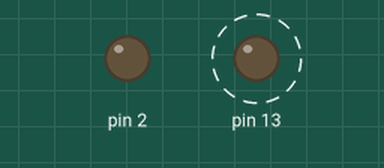
Recording of a sketch running on a simulated Arduino Uno, built with avr-gcc and run on an emulated ATmega328P. Shown: output pins drawn as LEDs (lit = HIGH). Dashed ring = blinking.

Above: at 0.5 s.
Timing chart, 0 to 4.6 s (numbered marks = the images above):
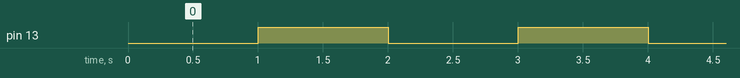

Measured:
- by itself, pin 13: alternates HIGH for 1.0 s and LOW for 1.0 s

The sketch:

main.ino
```cpp
#include <Arduino.h>

void setup() {
	pinMode(13, OUTPUT);
}

void loop() {
  digitalWrite(13, LOW);
  delay(1000);
  digitalWrite(13, HIGH);
  delay(1000);
}
```

main.cpp
```cpp
#include <Arduino.h>
#include <Led.h>
#include <Servo.h>
#include <Ultrasonic.h>

Led hardware(13);
Servo pescoco;
Ultrasonic olhos(2,3);
int distanciaDireita,
    distanciaEsquerda;

void setup() {
  Serial.begin(9600);
  pescoco.attach(4);
}

void loop() {
  pescoco.write(90);
  hardware.off();
   if(olhos.distanceRead() < 10 && olhos.distanceRead() > 5){
     //parar de andar e decidir para onde vai
     delay(100);
     pescoco.write(45);
     delay(100);
     pescoco.write(0);
     delay(500);
     distanciaDireita = olhos.distanceRead();

     delay(100);
     pescoco.write(45);
     delay(100);
     pescoco.write(90);
     delay(100);
     pescoco.write(135);
     delay(100);
     pescoco.write(180);
     delay(500);
     distanciaEsquerda = olhos.distanceRead();

     if (distanciaDireita > distanciaEsquerda){
       //há mais espaço livre na direita
       Serial.println("direita");
     } else {
       Serial.println("esquerda");
     }
     pescoco.write(90);
   }

   delay(500);
}
```
